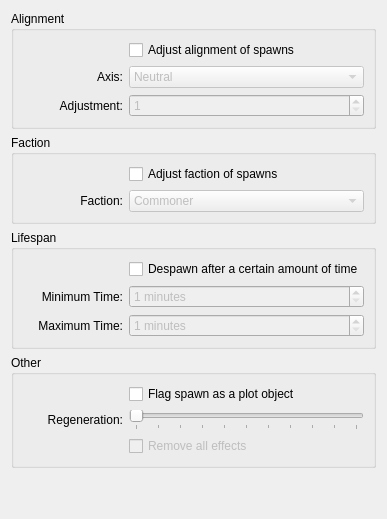
        <widget class="QWidget" name="tabSpecials">
         <attribute name="title">
          <string>Specials</string>
         </attribute>
         <layout class="QVBoxLayout" name="verticalLayout_9">
          <item>
           <widget class="QGroupBox" name="gbAlignment">
            <property name="title">
             <string>Alignment</string>
            </property>
            <layout class="QFormLayout" name="formLayout_14">
             <item row="0" column="0">
              <widget class="QWidget" name="gbAlignmentPad1" native="true">
               <property name="minimumSize">
                <size>
                 <width>100</width>
                 <height>0</height>
                </size>
               </property>
              </widget>
             </item>
             <item row="0" column="1">
              <widget class="QCheckBox" name="AlignmentCheck_v">
               <property name="statusTip">
                <string>Adjust alignment of the spawn.</string>
               </property>
               <property name="text">
                <string>Adjust alignment of spawns</string>
               </property>
              </widget>
             </item>
             <item row="1" column="0">
              <widget class="QLabel" name="AlignmentAxis_l">
               <property name="minimumSize">
                <size>
                 <width>100</width>
                 <height>0</height>
                </size>
               </property>
               <property name="text">
                <string>Axis:</string>
               </property>
               <property name="alignment">
                <set>Qt::AlignRight|Qt::AlignTrailing|Qt::AlignVCenter</set>
               </property>
              </widget>
             </item>
             <item row="2" column="0">
              <widget class="QLabel" name="AlignmentAdjust_l">
               <property name="minimumSize">
                <size>
                 <width>100</width>
                 <height>0</height>
                </size>
               </property>
               <property name="text">
                <string>Adjustment:</string>
               </property>
               <property name="alignment">
                <set>Qt::AlignRight|Qt::AlignTrailing|Qt::AlignVCenter</set>
               </property>
              </widget>
             </item>
             <item row="1" column="1">
              <widget class="QComboBox" name="AlignmentAxis_v">
               <property name="enabled">
                <bool>false</bool>
               </property>
               <property name="statusTip">
                <string>Axis to shift alignment towards.</string>
               </property>
               <item>
                <property name="text">
                 <string>Neutral</string>
                </property>
               </item>
               <item>
                <property name="text">
                 <string>Lawful</string>
                </property>
               </item>
               <item>
                <property name="text">
                 <string>Chaos</string>
                </property>
               </item>
               <item>
                <property name="text">
                 <string>Good</string>
                </property>
               </item>
               <item>
                <property name="text">
                 <string>Evil</string>
                </property>
               </item>
               <item>
                <property name="text">
                 <string>All</string>
                </property>
               </item>
              </widget>
             </item>
             <item row="2" column="1">
              <widget class="QSpinBox" name="AlignmentAdjust_v">
               <property name="enabled">
                <bool>false</bool>
               </property>
               <property name="statusTip">
                <string>Amount to shift the alignment.</string>
               </property>
               <property name="minimum">
                <number>1</number>
               </property>
               <property name="maximum">
                <number>100</number>
               </property>
              </widget>
             </item>
            </layout>
           </widget>
          </item>
          <item>
           <widget class="QGroupBox" name="gbFaction">
            <property name="title">
             <string>Faction</string>
            </property>
            <layout class="QFormLayout" name="formLayout_15">
             <item row="0" column="1">
              <widget class="QCheckBox" name="FactionCheck_v">
               <property name="statusTip">
                <string>Set the faction of the spawn.</string>
               </property>
               <property name="text">
                <string>Adjust faction of spawns</string>
               </property>
              </widget>
             </item>
             <item row="1" column="0">
              <widget class="QLabel" name="FactionSet_l">
               <property name="minimumSize">
                <size>
                 <width>100</width>
                 <height>0</height>
                </size>
               </property>
               <property name="text">
                <string>Faction:</string>
               </property>
               <property name="alignment">
                <set>Qt::AlignRight|Qt::AlignTrailing|Qt::AlignVCenter</set>
               </property>
              </widget>
             </item>
             <item row="1" column="1">
              <widget class="QComboBox" name="FactionSet_v">
               <property name="enabled">
                <bool>false</bool>
               </property>
               <property name="statusTip">
                <string>Faction to set.</string>
               </property>
               <item>
                <property name="text">
                 <string>Commoner</string>
                </property>
               </item>
               <item>
                <property name="text">
                 <string>Defender</string>
                </property>
               </item>
               <item>
                <property name="text">
                 <string>Merchant</string>
                </property>
               </item>
               <item>
                <property name="text">
                 <string>Hostile</string>
                </property>
               </item>
              </widget>
             </item>
             <item row="0" column="0">
              <widget class="QWidget" name="gbFactionPad1" native="true">
               <property name="minimumSize">
                <size>
                 <width>100</width>
                 <height>0</height>
                </size>
               </property>
              </widget>
             </item>
            </layout>
           </widget>
          </item>
          <item>
           <widget class="QGroupBox" name="gbLifespan">
            <property name="title">
             <string>Lifespan</string>
            </property>
            <layout class="QFormLayout" name="formLayout_17">
             <item row="0" column="0">
              <widget class="QWidget" name="gbLifespanPad1" native="true">
               <property name="minimumSize">
                <size>
                 <width>100</width>
                 <height>0</height>
                </size>
               </property>
              </widget>
             </item>
             <item row="0" column="1">
              <widget class="QCheckBox" name="LifespanCheck_v">
               <property name="statusTip">
                <string>Set the explicit lifespan of a spawn.</string>
               </property>
               <property name="text">
                <string>Despawn after a certain amount of time</string>
               </property>
              </widget>
             </item>
             <item row="1" column="0">
              <widget class="QLabel" name="LifespanTimeMin_l">
               <property name="minimumSize">
                <size>
                 <width>100</width>
                 <height>0</height>
                </size>
               </property>
               <property name="text">
                <string>Minimum Time:</string>
               </property>
               <property name="alignment">
                <set>Qt::AlignRight|Qt::AlignTrailing|Qt::AlignVCenter</set>
               </property>
              </widget>
             </item>
             <item row="2" column="0">
              <widget class="QLabel" name="LifespanTimeMax_l">
               <property name="minimumSize">
                <size>
                 <width>100</width>
                 <height>0</height>
                </size>
               </property>
               <property name="text">
                <string>Maximum Time:</string>
               </property>
               <property name="alignment">
                <set>Qt::AlignRight|Qt::AlignTrailing|Qt::AlignVCenter</set>
               </property>
              </widget>
             </item>
             <item row="1" column="1">
              <widget class="QSpinBox" name="LifespanTimeMin_v">
               <property name="enabled">
                <bool>false</bool>
               </property>
               <property name="statusTip">
                <string>Despawn at a random interval between the minimum and maximum time.</string>
               </property>
               <property name="suffix">
                <string> minutes</string>
               </property>
               <property name="minimum">
                <number>1</number>
               </property>
               <property name="maximum">
                <number>999</number>
               </property>
              </widget>
             </item>
             <item row="2" column="1">
              <widget class="QSpinBox" name="LifespanTimeMax_v">
               <property name="enabled">
                <bool>false</bool>
               </property>
               <property name="statusTip">
                <string>Despawn at a random interval between the minimum and maximum time.</string>
               </property>
               <property name="suffix">
                <string> minutes</string>
               </property>
               <property name="minimum">
                <number>1</number>
               </property>
               <property name="maximum">
                <number>999</number>
               </property>
              </widget>
             </item>
            </layout>
           </widget>
          </item>
          <item>
           <widget class="QGroupBox" name="gbOther">
            <property name="title">
             <string>Other</string>
            </property>
            <layout class="QFormLayout" name="formLayout_16">
             <item row="0" column="0">
              <widget class="QWidget" name="gbOtherPad1" native="true">
               <property name="minimumSize">
                <size>
                 <width>100</width>
                 <height>0</height>
                </size>
               </property>
              </widget>
             </item>
             <item row="0" column="1">
              <widget class="QCheckBox" name="FlagPlot_v">
               <property name="statusTip">
                <string>Spawn with the &quot;plot&quot; flag set.</string>
               </property>
               <property name="text">
                <string>Flag spawn as a plot object</string>
               </property>
              </widget>
             </item>
             <item row="1" column="0">
              <widget class="QLabel" name="Regeneration_l">
               <property name="minimumSize">
                <size>
                 <width>100</width>
                 <height>0</height>
                </size>
               </property>
               <property name="text">
                <string>Regeneration:</string>
               </property>
               <property name="alignment">
                <set>Qt::AlignRight|Qt::AlignTrailing|Qt::AlignVCenter</set>
               </property>
              </widget>
             </item>
             <item row="1" column="1">
              <widget class="QSlider" name="Regeneration_v">
               <property name="statusTip">
                <string>Regenerate between 0-100% of the spawn's total life each cycle.</string>
               </property>
               <property name="maximum">
                <number>100</number>
               </property>
               <property name="orientation">
                <enum>Qt::Horizontal</enum>
               </property>
               <property name="tickPosition">
                <enum>QSlider::TicksBelow</enum>
               </property>
               <property name="tickInterval">
                <number>10</number>
               </property>
              </widget>
             </item>
             <item row="2" column="1">
              <widget class="QCheckBox" name="RegenerationStatusPurge_v">
               <property name="enabled">
                <bool>false</bool>
               </property>
               <property name="statusTip">
                <string>Regeneration will also purge all effects on the spawn if they are not at maximum health.</string>
               </property>
               <property name="text">
                <string>Remove all effects</string>
               </property>
              </widget>
             </item>
             <item row="2" column="0">
              <widget class="QWidget" name="widget" native="true">
               <property name="minimumSize">
                <size>
                 <width>100</width>
                 <height>0</height>
                </size>
               </property>
              </widget>
             </item>
            </layout>
           </widget>
          </item>
          <item>
           <spacer name="vSpaceSpecials">
            <property name="orientation">
             <enum>Qt::Vertical</enum>
            </property>
            <property name="sizeHint" stdset="0">
             <size>
              <width>20</width>
              <height>40</height>
             </size>
            </property>
           </spacer>
          </item>
         </layout>
        </widget>
